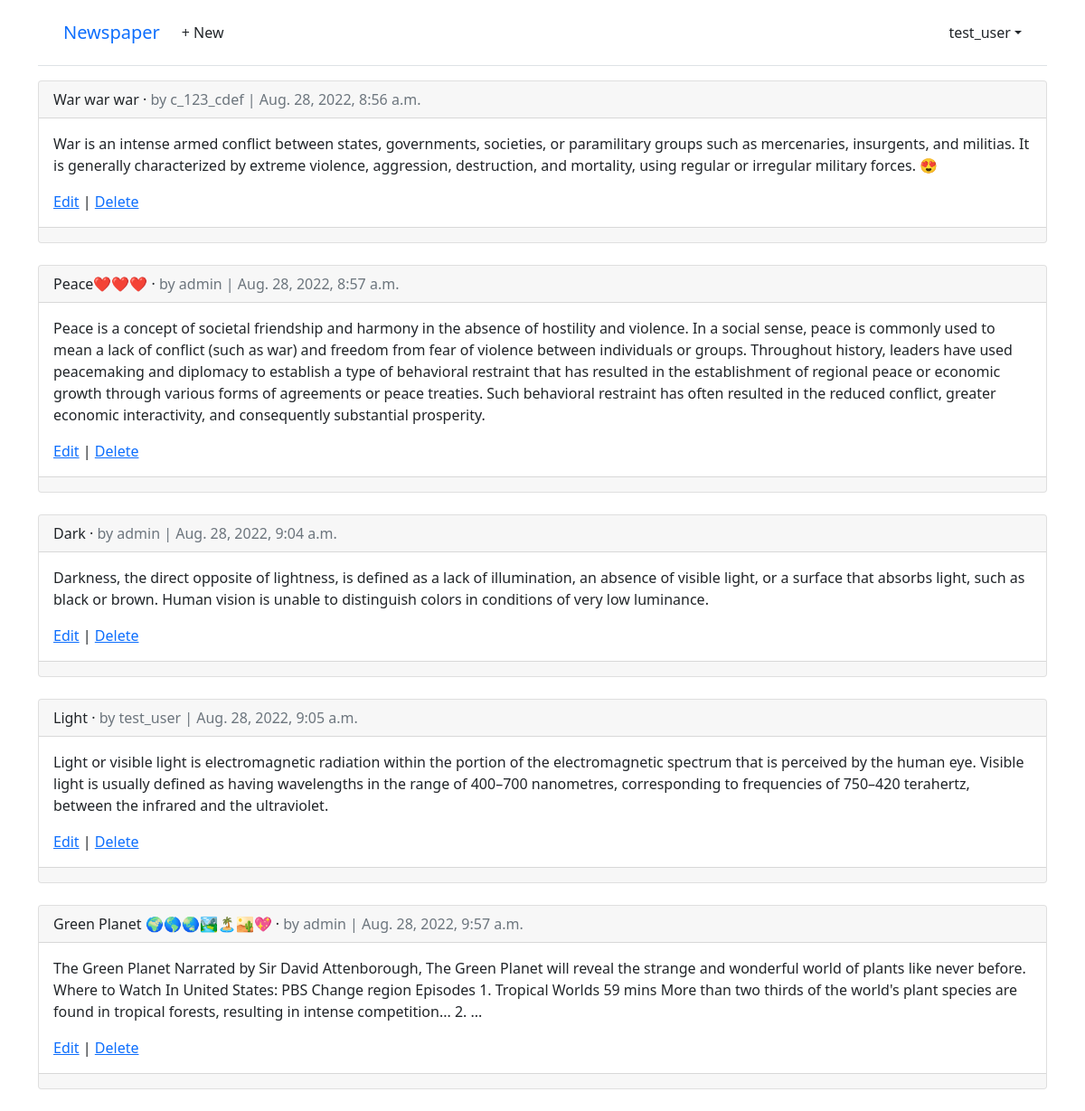
/articles/ (signed in), run on an earlier commit of the app's database.
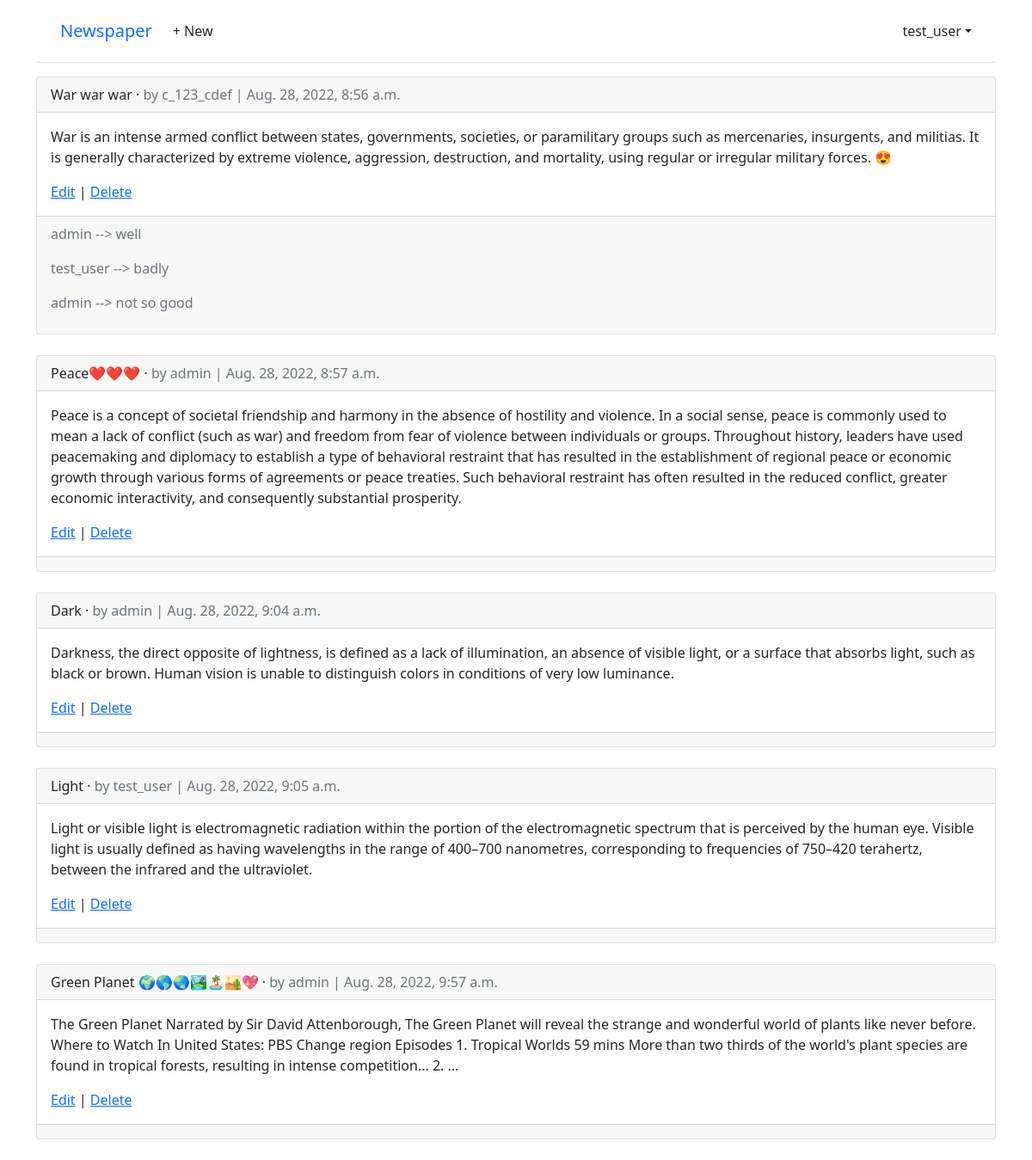
And on a later commit of the database.
### accounts/models.py (models this page shows)
class CustomUser(AbstractUser):
    age = models.PositiveIntegerField(null=True, blank=True)

### articles/models.py (models this page shows, shortened)
class Article(models.Model):
    title = models.CharField(max_length=255)
    body = models.TextField()
    date = models.DateTimeField(auto_now_add=True)
    author = models.ForeignKey(settings.AUTH_USER_MODEL, on_delete=models.CASCADE,)

class Comment(models.Model):
    article = models.ForeignKey(Article, on_delete=models.CASCADE)
    comment = models.CharField(max_length=140)
    author = models.ForeignKey(settings.AUTH_USER_MODEL, on_delete=models.CASCADE)
    def __str__(self):
        return self.comment

### articles/views.py (the view)
# urls.py: path('', ArticleListView.as_view(), name='article_list'),
class ArticleListView(LoginRequiredMixin, ListView):
    model = Article
    template_name = 'article_list.html'

### templates/article_list.html (shortened to what this page needs)
{% extends 'base.html' %}
{% block content %}
    {% for article in article_list %}
        <div class="card">
            <div class="card-header">
                <span class="font-weight-bold">{{ article.title }}</span> &middot;
                <span class="text-muted">by {{ article.author }} | {{ article.date }}</span>
            </div>
            <div class="card-body">
                <p>{{ article.body }}</p>
                <a href="{% url 'article_edit' article.pk %}">Edit</a> |
                <a href="{% url 'article_delete' article.pk %}">Delete</a>
            </div>
            <div class="card-footer text-left text-muted">
                {% for comment in article.comment_set.all %}
                    <p>
                        <span class="font-weight-bold">
                            {{ comment.author }} -->
                        </span>
                            {{ comment }}
                    </p>
                {% endfor %}
            </div>
        </div>
        <br />
    {% endfor %}
{% endblock content %}

### templates/base.html (shortened to what this page needs)
<!DOCTYPE html>
<html>
<head>
    <link href="https://cdn.jsdelivr.net/npm/bootstrap@5.1.1/dist/css/bootstrap.min.css" rel="stylesheet">
</head>
<body>
    <div class="container">
        <header class="p-3 mb-3 border-bottom">
            <div class="container">
                <div class="d-flex flex-wrap align-items-center justify-content-center justify-content-lg-start">
                    <a class="navbar-brand" href="{% url 'home' %}">Newspaper</a>
                    <ul class="nav col-12 col-lg-auto me-lg-auto mb-2 justify-content-center mb-md-0">
                    {% if user.is_authenticated %}
                        <li><a href="{% url 'article_new' %}" class="nav-link px-2 link-dark">+ New</a></li>
                    </ul>
                    <div class="dropdown text-end">
                        <a href="#" class="d-block link-dark text-decoration-none dropdown-toggle" id="dropdownUser1" data-bs-toggle="dropdown" aria-expanded="false">{{ user.username }}</a>
                    </div>
                    {% else %}
                    </ul>
                    <div class="text-end">
                        <a href="{% url 'login' %}" class="btn btn-outline-primary me-2">Log In</a>
                        <a href="{% url 'signup' %}" class="btn btn-primary">Sign Up</a>
                    </div>
                    {% endif %}
                </div>
            </div>
        </header>
        <main>
            {% block content %}
            {% endblock content %}
        </main>
    </div>
</body>
</html>

What changed in the data, as far as the page shows it:
added Comment: author "admin", comment "well", shown under Article "War war war"
added Comment: author "test_user", comment "badly", shown under Article "War war war"
added Comment: author "admin", comment "not so good", shown under Article "War war war"
